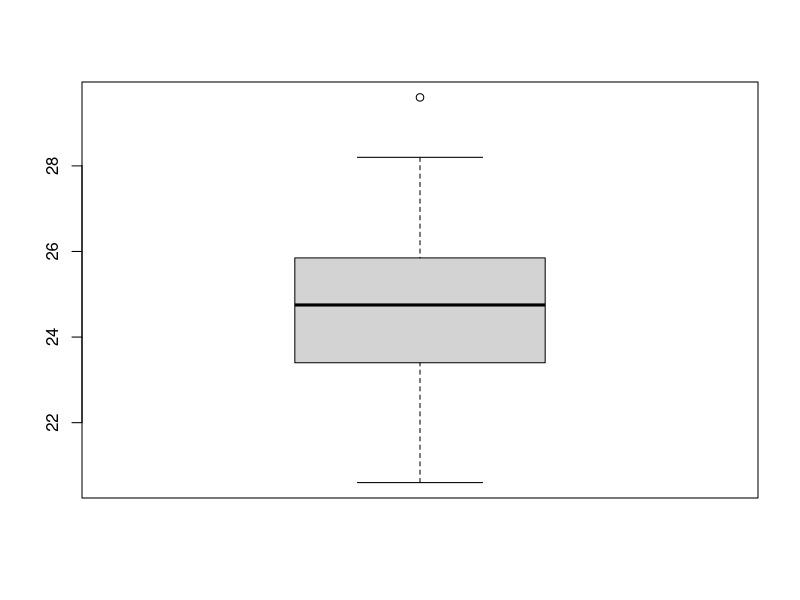
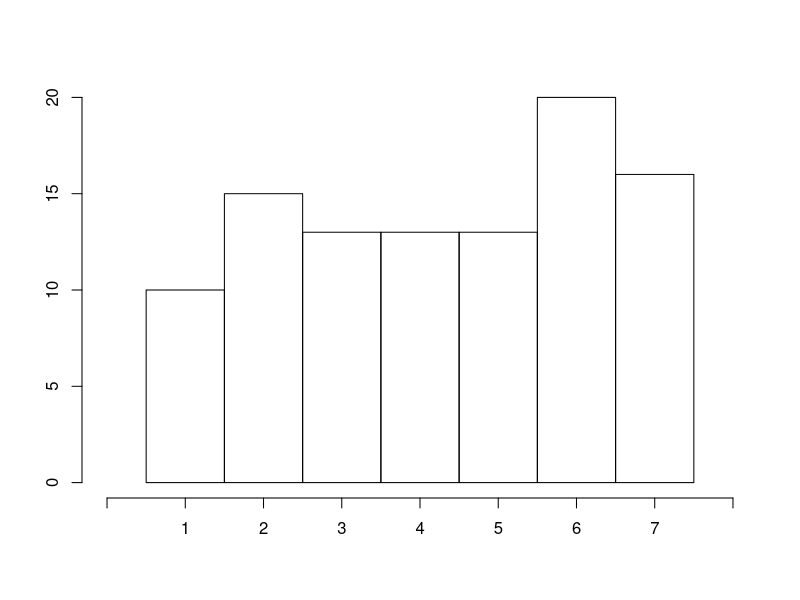
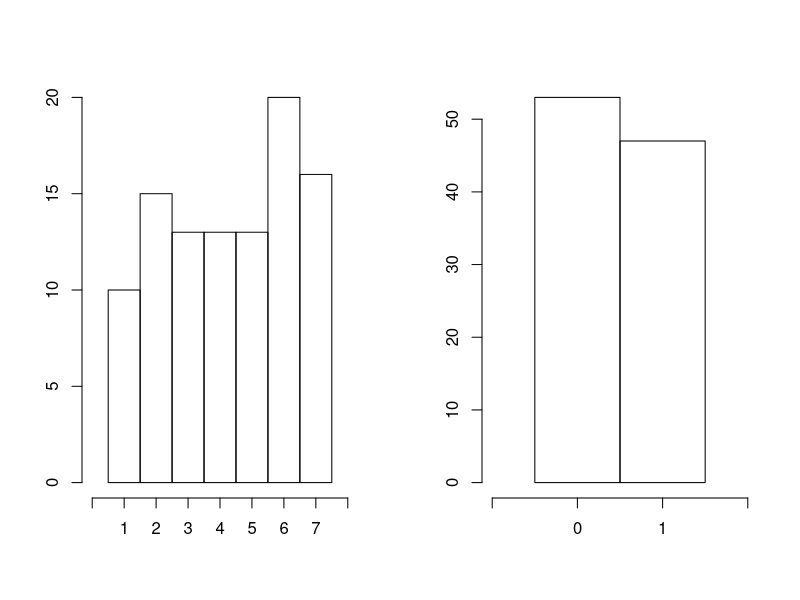
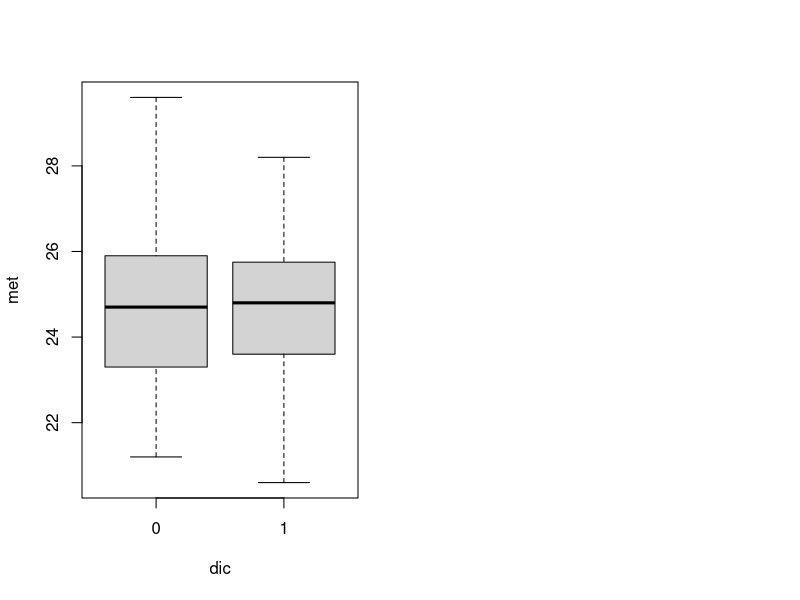

Here is the R script that generated these plots, in order:
#Hier die Funktionen zur Auswertung
test <- data.frame("alter"=round(rnorm(100, mean = 25,sd = 2),1),
                   "fach"=factor(sample(c("A", "B", "C"),100, rep=T)),
                   "IntMath" = factor(sample(1:7, 100, rep=T)),
                   "IntPro" = factor(sample(1:7, 100, rep=T)),
                   "MLK" = factor(sample(0:1, 100, rep=T))                   )

# (a) Eine Funktion, die verschiedene geeignete deskriptive Statistiken
# fuer metrische Variablen berechnet und ausgibt

metric <- function(v){
  print(summary(v))
  cat("Var:", var(v))
  boxplot(v)
}
#Test
metric(test$alter)



# b) Eine Funktion, die verschiedene geeignete deskriptive Statistiken
# fuer kategoriale Variablen berechnet und ausgibt

kateg <- function(v){
  #browser()
  #Haeufigkeiten
  cat("Haeufigkeiten","\n")
  print(table(v))
  
  #Modus
  cat("\nModus: ", names(which(table(v)==max(table(v)))), "\n")
  cat("--------------------------", "\n")
  
  #Grafik
  n <- length(levels(v))
  maH <- max(table(v))
  plot.new()
  plot.window(xlim=c(0,n+1), ylim=c(0,maH))
  axis(1, at=0:(n+1), labels = c("",levels(v),""))
  axis(2)
  rect(xleft=(1:n)-0.5, ybottom=0, xright=(1:n)+0.5, ytop=table(v))
  
}
#Test
kateg(test$IntMath)

# (c) Eine Funktion, die geeignete deskriptive bivariate Statistiken fuer
# den Zusammenhang zwischen zwei kategorialen Variablen
# berechnet ausgibt

bivKateg <- function(v1, v2){
  par(mfrow=c(1,2))
  
  #einzelne Auswertungen
  kateg(v1)
  kateg(v2)
  
  #gemeinsame Haeufigkeiten
  cat("Gemeinsame Haeufigkeiten:", "\n")
  table(test$IntMath, test$IntPro)
  
  #evtl noch Plot der gemeinsamen Haeufigkeiten
}

#Test
bivKateg(test$IntMath, test$MLK)


# (d) Eine Funktion, die geeignete deskriptive bivariate Statistiken fuer
# den Zusammengang zwischen einer metrischen und einer
# dichotomen Variablen berechnet und ausgibt

bivMetDicho <- function(met, dic){
  boxplot(met ~ dic)
}
bivMetDicho(met = test$alter, dic= test$MLK)


# (e) Eine Funktion, die eine mindestens ordinal skalierte Variable
# quantilbasiert kategorisiert (z.B. in niedrig, mittel, hoch)

quantKateg <- function(){
  
}



# (f) Eine Funktion, die eine geeignete Visualisierung von drei oder vier
# kategorialen Variablen erstellt

visualize <- function(){
  
}



# Freiwillig: weitere zur Deskription und Visualisierung geeignete
# Funktionen